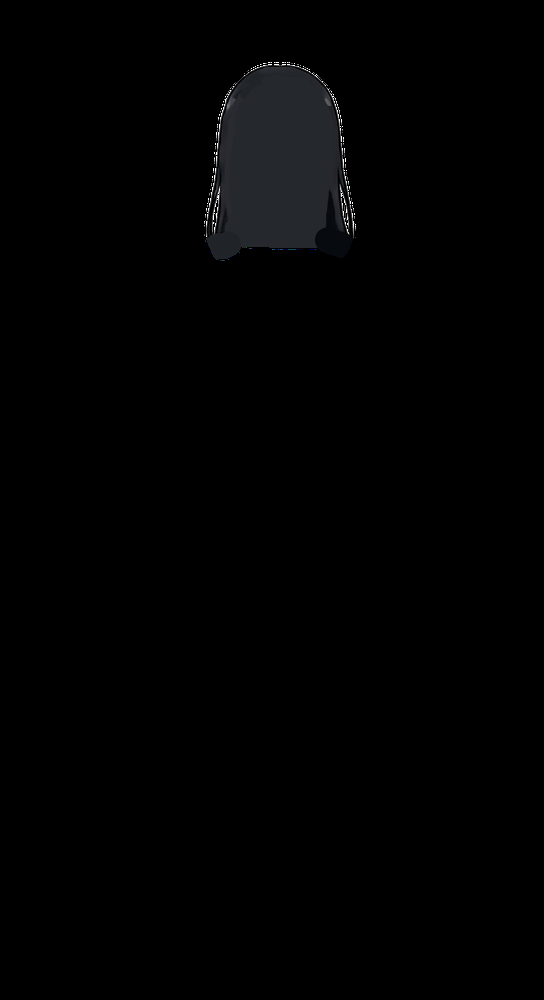
#> input picture assets/sample_model/raw/BackHair.png, 544 x 1000 px, shrunk from 1216 x 2236 before the run; its folder holds only this picture in this run
$ python cropper.py
#> lines starting #> are read from the running program, lines starting #| are printed output that depends on the picture; after the words box and inside, x2 and y2 are one past the last pixel; in counts of white or black regions, pixels touching at a corner belong together
### tools/jsonUtils.py
import json
from pathlib import Path

jsonFile = Path("shared.json")

def setJsonPath(filePath):
    global jsonFile
    jsonFile = Path(filePath)

def readData():
    global jsonFile
    data = {}
    if jsonFile.is_file():
        with open(jsonFile, "r", encoding="utf-8") as f:
            data = json.load(f)
    else:
        print("no such file, create new")
    return data

def writeData(data):
    global jsonFile
    with open(jsonFile, "w", encoding="utf-8") as f:
        json.dump(data, f, ensure_ascii=False, indent=2)

def addDataDict(additional:dict):
    global jsonFile
    data = readData()
    for key,content in additional.items():
        data[key] = content
    writeData(data)

# [5 lines left out: function addData, not called in this run]

### tools/cropper.py
import cv2
import numpy as np
import json
import os
import tkinter as tk
from tkinter import filedialog
from jsonUtils import *

# 設定
INPUT_DIR = "assets/sample_model/raw"       # 放原本的全畫布 PNG
OUTPUT_DIR = "assets/sample_model/processed" # 這裡會吐出裁切後的 PNG 和 JSON
CONFIG_FILE = "model_data.json" # 最終存檔

# 確保輸出目錄存在
os.makedirs(OUTPUT_DIR, exist_ok=True)

class AssetTool:
    def __init__(self):
        self.data = {}
        self.current_img_name = ""
        self.original_img = None
        self.cropped_img = None
        self.offset_x = 0  # 裁切後的圖在原圖的 x 偏移
        self.offset_y = 0  # 裁切後的圖在原圖的 y 偏移
        self.anchor = (0.5, 0.5) # 預設錨點 (正規化 0~1)

    def select_files(self):
        root = tk.Tk()
        root.withdraw() # 隱藏主視窗
        file_paths = filedialog.askopenfilenames(
            title="選擇要處理的 PNG (全畫布)",
            filetypes=[("PNG Images", "*.png")],
            initialdir=INPUT_DIR
        )
#> the answer given: ../assets/sample_model/raw/BackHair.png
#> in process_file, self.original_img is the input picture: shape (1000, 544, 4); mean B, G, R, A 2, 1.8, 1.7, 10.4
        return file_paths

    def auto_crop(self, image):
        """
        演算法：找 Alpha 通道不為 0 的 Bounding Box
        """
        # 取得 Alpha channel
        b, g, r, a = cv2.split(image)
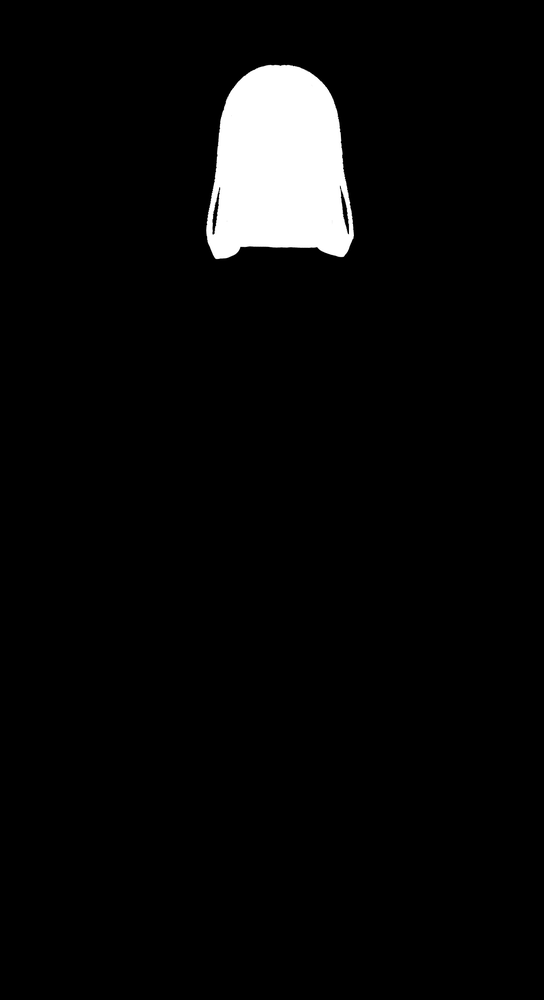
#> a: shape (1000, 544); min 0, max 255, mean 10.4

        # 找所有不透明的點
        coords = cv2.findNonZero(a)
#> coords = contour of 23398 points, box (x1, y1, x2, y2) (204, 62, 356, 262), area 7155
        if coords is None:
            print(f"⚠️ {self.current_img_name} 是一張全透明的圖！跳過。")
            return None, 0, 0

        x, y, w, h = cv2.boundingRect(coords)
#> x = 204; y = 62; w = 152; h = 200

        # 裁切
        cropped = image[y:y+h, x:x+w]
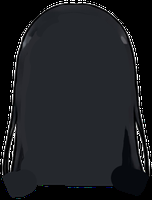
#> cropped: shape (200, 152, 4); mean B, G, R, A 35.7, 32.2, 30.3, 186.2
        return cropped, x, y

    def on_mouse_click(self, event, x, y, flags, param):
        if event == cv2.EVENT_LBUTTONDOWN:
            # 取得圖片長寬
            h, w = self.cropped_img.shape[:2]

            # 計算正規化錨點 (0.0 ~ 1.0)
            anchor_x = x / w
            anchor_y = y / h
            self.anchor = (anchor_x, anchor_y)
            print(f"📍 錨點設定: ({x}, {y}) -> {self.anchor}")

            # 畫個圈圈顯示目前選的點
            display_img = self.cropped_img.copy()
            # 畫十字
            cv2.line(display_img, (x-10, y), (x+10, y), (0, 0, 255), 1)
            cv2.line(display_img, (x, y-10), (x, y+10), (0, 0, 255), 1)
            cv2.imshow("Set Anchor (Press SPACE to confirm)", display_img)

    def process_file(self, filepath):
        filename = os.path.basename(filepath)
        name_no_ext = os.path.splitext(filename)[0]
        self.current_img_name = name_no_ext

        # 1. 讀取圖片 (保留 Alpha)
        # OpenCV 預設讀取路徑不支援中文，這裡用 numpy workaround
        img_array = np.fromfile(filepath, np.uint8)
        self.original_img = cv2.imdecode(img_array, cv2.IMREAD_UNCHANGED)

        if self.original_img is None:
            print(f"❌ 無法讀取 {filename}")
            return

        # 2. 自動裁切
        print(f"✂️ 正在裁切 {filename}...")
        self.cropped_img, self.offset_x, self.offset_y = self.auto_crop(self.original_img)
#> self.offset_x = 204; self.offset_y = 62

        if self.cropped_img is None: return

        # [10 lines of commented-out code are left out]

        cv2.destroyAllWindows()

        # 4. 存檔 (裁切後的 PNG)
        output_png_path = os.path.join(OUTPUT_DIR, filename)
        # 同樣 workaround 存檔中文/特殊路徑問題
        is_success, im_buf = cv2.imencode(".png", self.cropped_img)
        if is_success:
            im_buf.tofile(output_png_path)
            print(f"💾 已儲存圖片: {output_png_path}")

        # 5. 紀錄資料
        # 我們存兩個座標：
        # - center_x/y: 這張小圖的中心點，對應到原本大螢幕的哪個絕對座標？(給 Arcade 用)
        # - anchor_x/y: 這張小圖的旋轉中心在哪？(正規化 0~1)

        h, w = self.cropped_img.shape[:2]
#> h = 200; w = 152

        # 算出這張小圖的"幾何中心"在原本大畫布的哪裡
        # 原本大畫布座標 = 裁切偏移(offset) + 小圖的一半(w/2)
        global_center_x = self.offset_x + (w / 2)
#> global_center_x = 280

        # OpenCV 的 y 是由上往下算，但 Arcade 也是，只是 Arcade 顯示時可能要在視窗翻轉
        # 我們這裡先記錄 "Raw Pixel Coordinate" (原圖座標)，程式裡再轉換
        global_center_y = self.offset_y + (h / 2)
#> global_center_y = 162

        self.data[name_no_ext] = {
            "filename": filename,
            "original_width": w,
            "original_height": h,
            "global_center_x": int(global_center_x),
            "global_center_y": int(global_center_y), # 這是大圖上的絕對座標
            "anchor_x": round(self.anchor[0], 4),    # 0.5 = 中心
            "anchor_y": round(self.anchor[1], 4)     # 0.5 = 中心
        }
        print("------------------------------------------------")

    def save_json(self):
        json_path = os.path.join(OUTPUT_DIR, CONFIG_FILE)
        setJsonPath(json_path)
        addDataDict(self.data)
#> the loop in addDataDict, `for key,content in additional.items():` made 1 pass
#> after the loop in addDataDict, `for key,content in additional.items():`: data = 1 item

if __name__ == "__main__":
    tool = AssetTool()
    files = tool.select_files()
    if files:
        for f in files:
            tool.process_file(f)
        tool.save_json()
    else:
        print("未選擇檔案")
